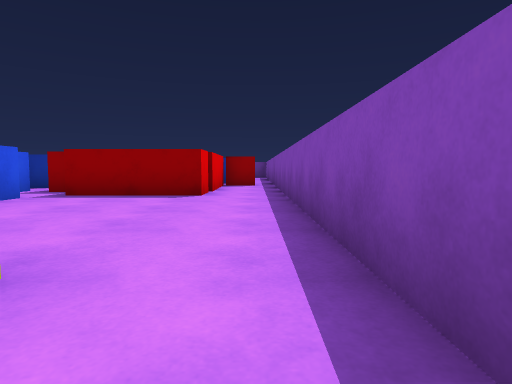
View 1 (above)

19 first-person views from a walk through a scene from a Unity 3-D project. The camera is 0.58 m above the floor, tilts 4° down and sees 75° across. The floor is counted in squares, 1 m on a side. Each view is taken from the middle of a square. On the plan, view 1 faces up. The plan holds only what a view shows up to about 9 squares ahead; the rest is blank. The player is left out.

View 2
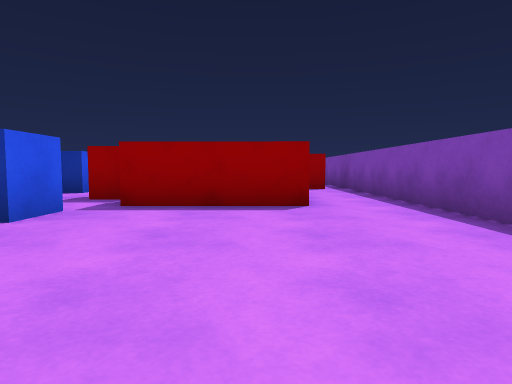

View 3
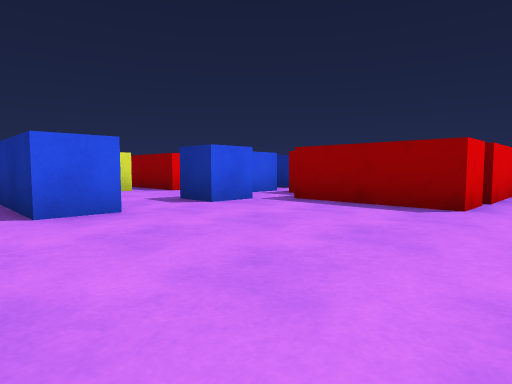

View 4
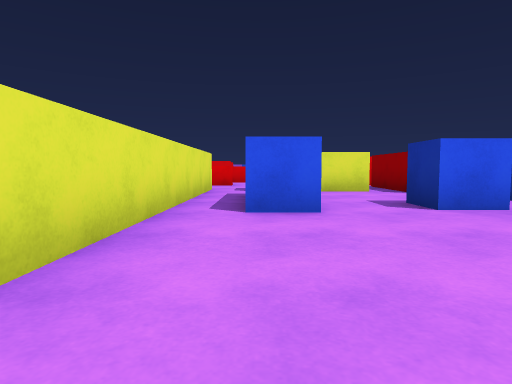

View 5
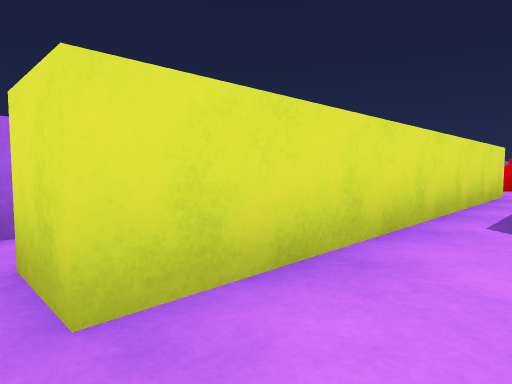

View 6
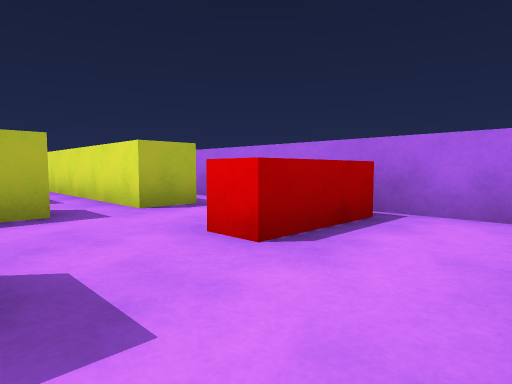

View 7
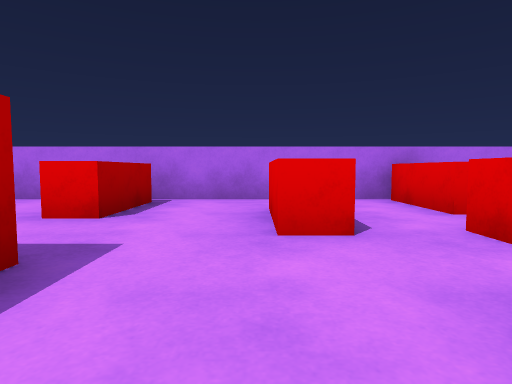

View 8
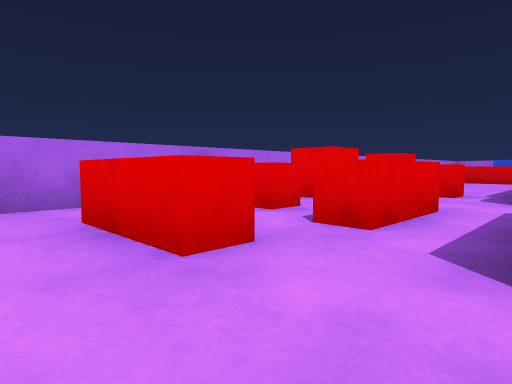

View 9
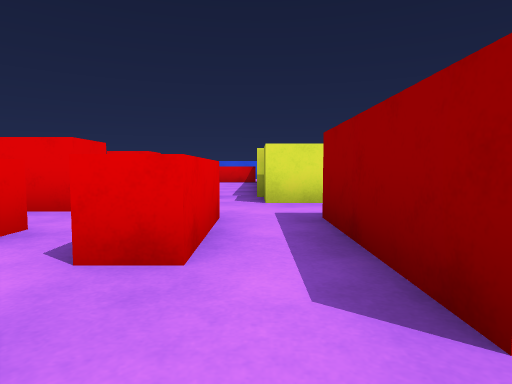

View 10
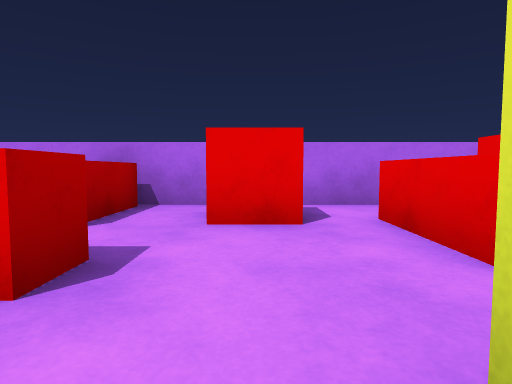

View 11
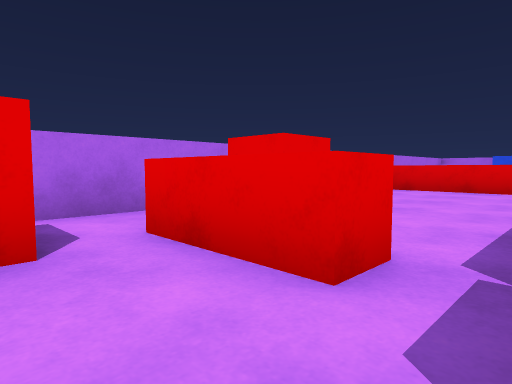

View 12
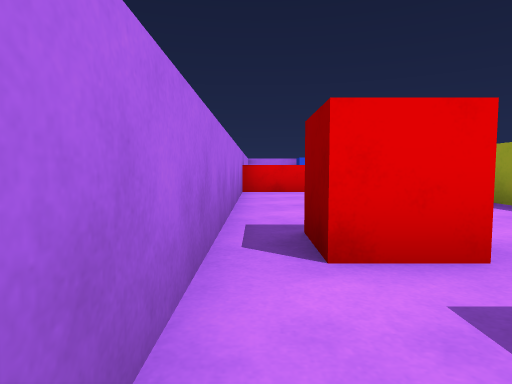

View 13
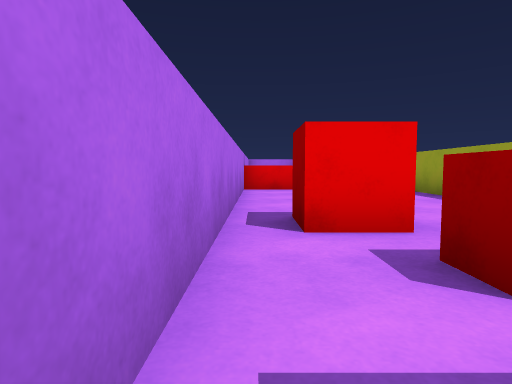

View 14
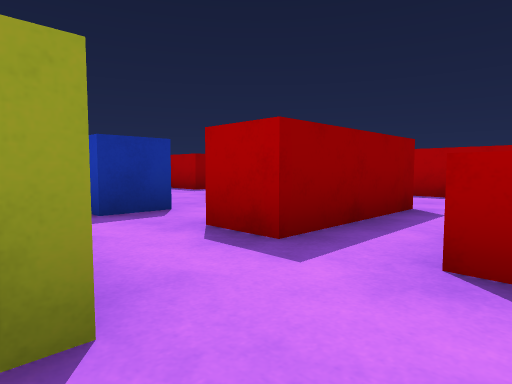

View 15
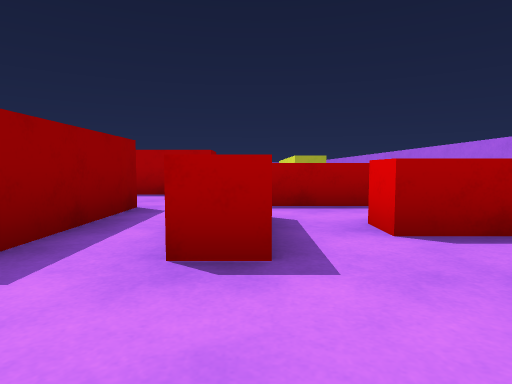

View 16
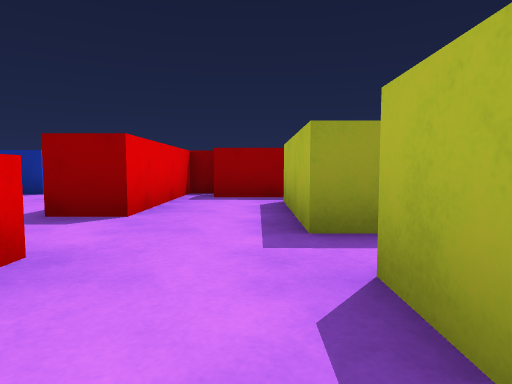

View 17
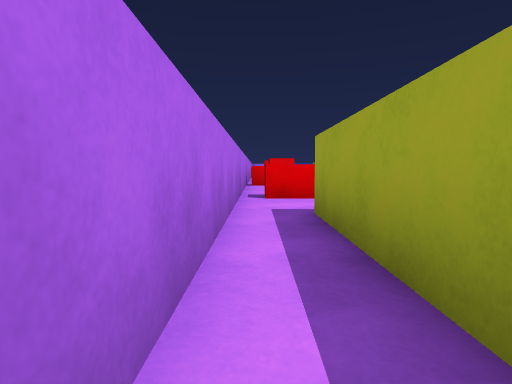

View 18
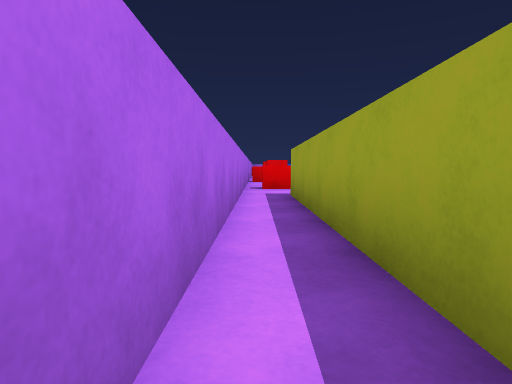

View 19
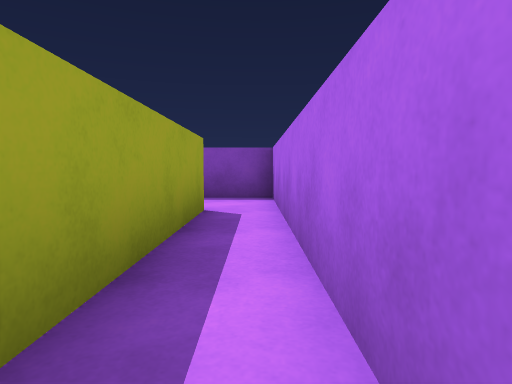

### Floor plan
Points are (right, up) in squares from view 1. A wall is a line through its corners. A room is listed if a view was taken in it or the views show most of it. See-through windows are left out.
Room 1 (views 1, 6, 7, 8, 9, 10, 11, 12, 13, 14, 15, 16, 17, 18, 19)
walls: (-19.6, 5.2) (-19.6, 4.2) (-20.6, 4.2); (-14.9, 4.8) (-17.9, 4.8) (-17.9, 5.9); (-25.2, 4.2) (-27.5, 4.2); (-28.2, 2.9) (-28.2, -0.4); (-11.5, 7.9) (-11.5, 4.2) (-12.5, 4.2) (-12.5, 5.8); (-9.5, 3) (-9.5, 5.9); (-28.7, -0.3) (0.7, -0.3) (0.7, 1.4); (-7.8, 6.7) (-11, 6.8); (-1.3, 1.7) (-1.4, 0.7) (-9.4, 0.8) (-9.3, 1.8)
ways out: opening at (-0.5, 1) to room 2; opening at (-13.5, 5.5); gap at (-18, 7); gap at (-9, 6)
objects: red cube (-23, 1) to (-22, 1); red block (-21, 1) to (-21, 3); red cube (-19, 1); red block (-18, 3) to (-16, 3); red block (-17, 0) to (-17, 2); red block (-15, 1) to (-14, 3); red block (-12, 0) to (-12, 2)
Room 2 (views 2, 3, 4, 5)
walls: (-4.4, 4) (-4.4, 2.9) (-6.7, 2.9); (-1.3, 8.2) (-1.3, 7.2) (-4.2, 7.2); (0.7, 1.4) (0.7, 11); (-1.1, 10.4) (-1.1, 8.4); (-7, 1.8) (-1.3, 1.7)
ways out: opening at (-0.5, 1) to room 1; opening at (-4, 5.5)

Where each view was taken, in squares from view 1:
view 1: 0 up, 0 right, facing up
view 2: 2 up, 2 left, facing up
view 3: 2 up, 0 right, facing up-left
view 4: 3 up, 0 right, facing left
view 5: 3 up, 1 left, facing down-left
view 6: 4 up, 14 left, facing down-right
view 7: 6 up, 14 left, facing down
view 8: 5 up, 13 left, facing down-left
view 9: 4 up, 14 left, facing left
view 10: 5 up, 19 left, facing down
view 11: 4 up, 19 left, facing down-left
view 12: 0 up, 20 left, facing left
view 13: 0 up, 19 left, facing left
view 14: 3 up, 20 left, facing up-right
view 15: 3 up, 20 left, facing right
view 16: 0 up, 10 left, facing up
view 17: 0 up, 5 left, facing left
view 18: 0 up, 2 left, facing left
view 19: 0 up, 6 left, facing right
